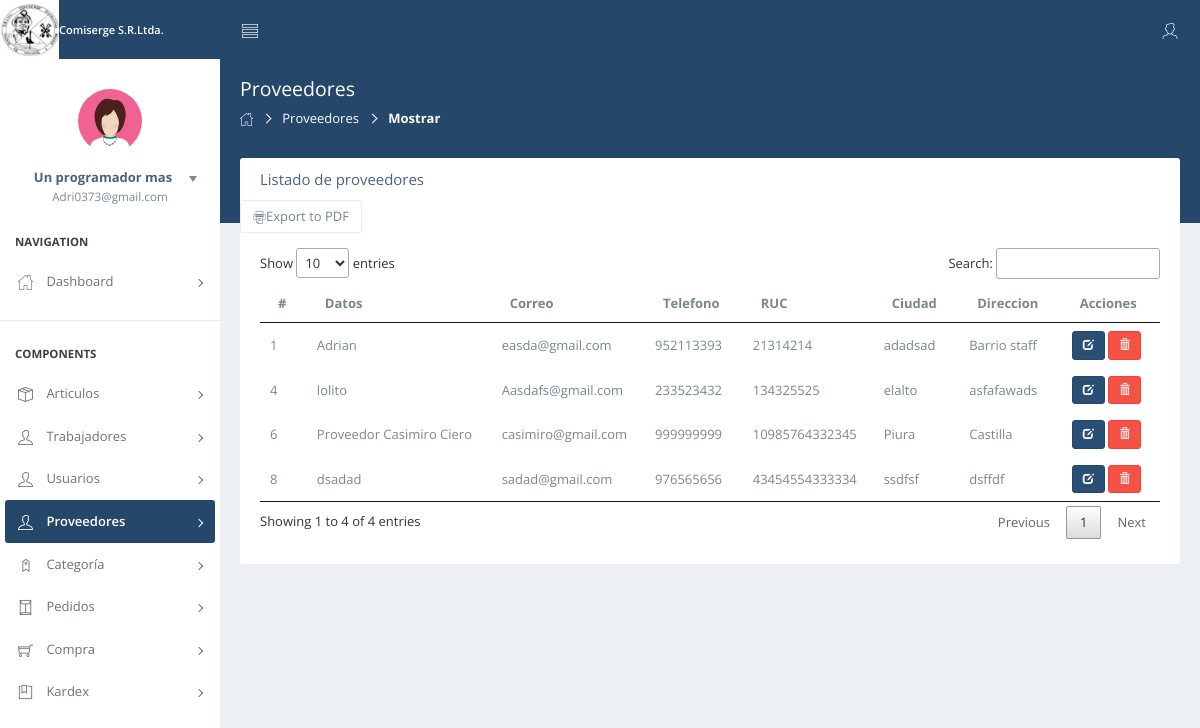
Page /view/proveedor/mostrar.php (signed in) on the committed database.
### tables this page shows
CREATE TABLE `proveedor` (
  `id_prove` int(11) NOT NULL,
  `ruc` char(14) NOT NULL,
  `nombre` varchar(30) NOT NULL,
  `correo` varchar(40) NOT NULL,
  `telef` char(9) NOT NULL,
  `direcci` varchar(100) NOT NULL,
  `ciudad` varchar(25) NOT NULL,
  `estado` char(1) NOT NULL,
  `fecre` timestamp NOT NULL DEFAULT current_timestamp() ON UPDATE current_timestamp()
);

### view/proveedor/mostrar.php (the view, shortened to what this page needs)
<!DOCTYPE html>
<html lang="es">
<head>
    <link href="..\..\assets\css\bootstrap.min.css" rel="stylesheet">
    <link href="..\..\assets\css\nifty.min.css" rel="stylesheet">
    <link href="..\..\assets\css\demo\nifty-demo-icons.min.css" rel="stylesheet">
    <link href="..\..\assets\plugins\themify-icons\themify-icons.min.css" rel="stylesheet">
    <link href="..\..\assets\plugins\pace\pace.min.css" rel="stylesheet">
    <link href="..\..\assets\css\demo\nifty-demo.min.css" rel="stylesheet">
    <link href="..\..\assets\plugins/DataTables/css/datatables.css" rel="stylesheet">
</head>
<body>
    <div id="container" class="effect aside-float aside-bright mainnav-lg">
        <header id="navbar">
            <div id="navbar-container" class="boxed">
                <div class="navbar-header">
                    <a href="pages-admin.php" class="navbar-brand">
                         <img src="..\..\assets\images\logo.png" alt="Ranger Logo" class="brand-icon">
                        <div class="brand-title">
                            <span class="brand-text" style="font-size: 11px;">Comiserge S.R.Ltda.</span>
                        </div>
                    </a>
                </div>
                <div class="navbar-content">
                    <ul class="nav navbar-top-links">
                        <li class="tgl-menu-btn">
                            <a class="mainnav-toggle" href="#">
                                <i class="demo-pli-list-view"></i>
                            </a>
                        </li>
                    </ul>
                    <ul class="nav navbar-top-links">
                        <li id="dropdown-user" class="dropdown">
                            <a href="#" data-toggle="dropdown" class="dropdown-toggle text-right">
                                <span class="ic-user pull-right">
                                    <i class="demo-pli-male"></i>
                                </span>
                            </a>
                        </li>
                    </ul>
                </div>
            </div>
        </header>
        <div class="boxed">
            <div id="content-container">
                <div id="page-head">
                    <div id="page-title">
                        <h1 class="page-header text-overflow">Proveedores</h1>
                    </div>
                    <ol class="breadcrumb">
					<li><a href="../admin/pages-admin.php"><i class="demo-pli-home"></i></a></li>
					<li><a href="mostrar.php">Proveedores</a></li>
					<li class="active">Mostrar</li>
                    </ol>
                </div>
                <div id="page-content">
					<div class="panel">
					    <div class="panel-heading">
					        <h3 class="panel-title">Listado de proveedores</h3>
					    </div>
                         <a href="reporte.php"  class="btn btn-default" title="PDF" type="button"><i class="demo-pli-printer"></i>Export to PDF</a>
					    <div class="panel-body">
							<?php
								function connect(){
								return new mysqli("localhost","root","","ranger_security");
								}
								$con = connect();
								$sql = "SELECT * FROM proveedor";
								$query  =$con->query($sql);
								$data =  array();
									if($query){
										while($r = $query->fetch_object()){
												$data[] = $r;
												}
											}
							?>
							<?php if(count($data)>0):?>
					        <table id="myTable" cellspacing="0" width="100%">
					            <thead>
					                <tr>
					                    <th>#</th>
					                    <th>Datos</th>
					                    <th>Correo</th>
					                    <th>Telefono</th>
					                    <th>RUC</th>
					                    <th>Ciudad</th>
										<th>Direccion</th>
                                        <th>Acciones</th>
					                </tr>
					            </thead>
					            <tbody>
									<?php foreach($data as $d):?>
										<tr>
											<td><?php echo $d->id_prove; ?></td>
                                                    <td><?php echo $d->nombre; ?></td>
                                                    <td><?php echo $d->correo; ?></td>
													<td><?php echo $d->telef; ?></td>
													<td><?php echo $d->ruc; ?></td>
													<td><?php echo $d->ciudad; ?></td>
													<td><?php echo $d->direcci; ?></td>
													<td>
														<a href="#edit_<?php echo $d->id_prove; ?>"title="Editar datos" class="btn btn-primary btn-sm" data-toggle="modal"><span class="glyphicon glyphicon-edit" aria-hidden="true"></span></a>
														<a href="#delete_<?php echo $d->id_prove; ?>"title="Eliminar datos" data-toggle="modal" class="btn btn-danger btn-sm"><span class="glyphicon glyphicon-trash del-btn" aria-hidden="true"></span></a>
                                        			</td>
										</tr>
									<?php endforeach; ?>
                                	<?php else:?>
									<p class="alert alert-warning"><strong>No hay datos</strong></p>
									<?php endif; ?>
					            </tbody>
					        </table>
					    </div>
					</div>
                </div>
            </div>
            <nav id="mainnav-container">
                <div id="mainnav">
                    <div id="mainnav-menu-wrap">
                        <div class="nano">
                            <div class="nano-content">
                                <div id="mainnav-profile" class="mainnav-profile">
                                    <div class="profile-wrap text-center">
                                        <div class="pad-btm">
                                            <img class="img-circle img-md" src="..\..\assets\images\7.png" alt="Profile Picture">
                                        </div>
                                        <a href="#profile-nav" class="box-block" data-toggle="collapse" aria-expanded="false">
                                            <span class="pull-right dropdown-toggle">
                                                <i class="dropdown-caret"></i>
                                            </span>
                                            <p class="mnp-name"><?php echo ucfirst($_SESSION['nombre']); ?></p>
                                            <span class="mnp-desc"><?php echo ucfirst($_SESSION['correo']); ?></span>
                                        </a>
                                    </div>
                                </div>
  							<ul id="mainnav-menu" class="list-group">
						            <li class="list-header">Navigation</li>
						            <li>
						                <a href="..\admin\pages-admin.php">
						                    <i class="demo-pli-home"></i>
						                    <span class="menu-title">Dashboard</span>
											<i class="arrow"></i>
						                </a>
						            </li>
						            <li class="list-divider"></li>
						            <li class="list-header">Components</li>
                                    <li>
						                <a href="#">
						                    <i class="ti-package"></i>
						                    <span class="menu-title">Articulos</span>
											<i class="arrow"></i>
						                </a>
						            </li>
						            <li>
						                <a href="#">
						                    <i class="ti-user"></i>
						                    <span class="menu-title">Trabajadores</span>
											<i class="arrow"></i>
						                </a>
						            </li>
                                    <li>
                                        <a href="#">
                                            <i class="ti-user"></i>
                                            <span class="menu-title">Usuarios</span>
                                            <i class="arrow"></i>
                                        </a>
                                    </li>
									<li class="active-sub">
						                <a href="#">
						                    <i class="ti-user"></i>
						                    <span class="menu-title">Proveedores</span>
											<i class="arrow"></i>
						                </a>
						            </li>
                                    <li>
						                <a href="#">
						                    <i class="ti-tag"></i>
						                    <span class="menu-title">Categoría</span>
											<i class="arrow"></i>
						                </a>
						            </li>
                                    <li>
						                <a href="#">
						                    <i class="ti-envelope"></i>
						                    <span class="menu-title">Pedidos</span>
											<i class="arrow"></i>
						                </a>
						            </li>
                                    <li>
                                        <a href="#">
                                            <i class="ti-shopping-cart"></i>
                                            <span class="menu-title">Compra</span>
                                            <i class="arrow"></i>
                                        </a>
                                    </li>
                                    <li>
                                        <a href="#">
                                            <i class="ti-bookmark-alt"></i>
                                            <span class="menu-title">Kardex</span>
                                            <i class="arrow"></i>
                                        </a>
                                    </li>
                                </ul>
                            </div>
                        </div>
                    </div>
                </div>
            </nav>
        </div>
    </div>
</body>
</html>

### rows in the picture
proveedor: id_prove "1", nombre "Adrian", correo "easda@gmail.com", telef "952113393", ruc "21314214", ciudad "adadsad", direcci "Barrio staff"
proveedor: id_prove "4", nombre "lolito", correo "Aasdafs@gmail.com", telef "233523432", ruc "134325525", ciudad "elalto", direcci "asfafawads"
proveedor: id_prove "6", nombre "Proveedor Casimiro Ciero", correo "casimiro@gmail.com", telef "999999999", ruc "10985764332345", ciudad "Piura", direcci "Castilla"
proveedor: id_prove "8", nombre "dsadad", correo "sadad@gmail.com", telef "976565656", ruc "43454554333334", ciudad "ssdfsf", direcci "dsffdf"

### other values in the picture
$_SESSION['nombre'] "Un programador mas"
$_SESSION['correo'] "Adri0373@gmail.com"
